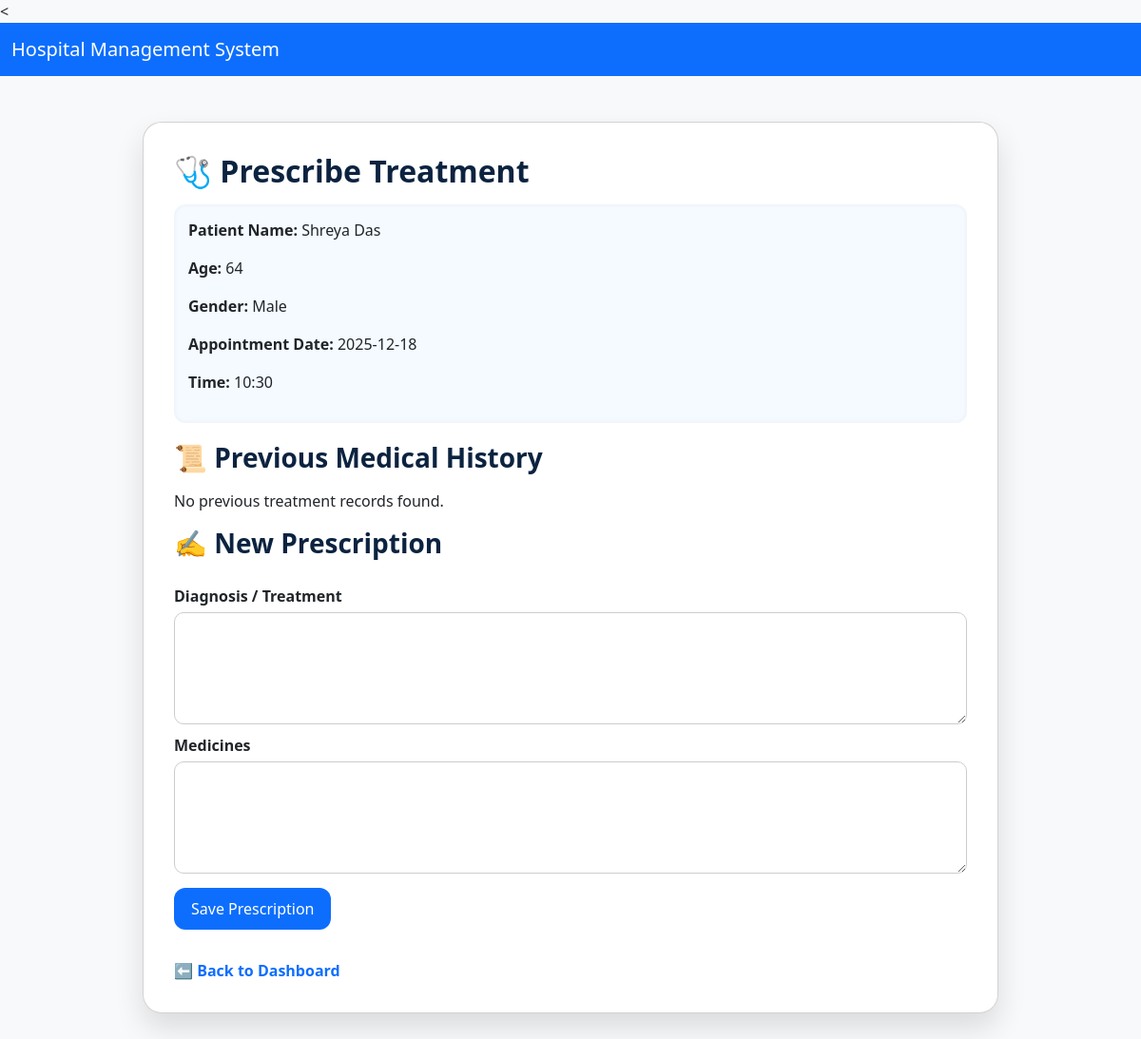
The page /prescribe/22 (signed in) on the database its author committed.
### models.py (models this page shows, shortened)
class User(db.Model):
    id = db.Column(db.Integer, primary_key=True)
    username = db.Column(db.String(50), unique=True, nullable=False)
    name = db.Column(db.String(100), nullable=False)
    role = db.Column(db.String(20), nullable=False)  # admin, doctor, patient
    specialization = db.Column(db.String(100), nullable=True)  # department for doctors
    contact = db.Column(db.String(100), nullable=True)
    age = db.Column(db.Integer, nullable=True)
    gender = db.Column(db.String(20), nullable=True)
    password_hash = db.Column(db.String(200), nullable=False)
    approved = db.Column(db.Boolean, default=False)   # doctors must be approved
    rejected = db.Column(db.Boolean, default=False)
    created_at = db.Column(db.DateTime, default=datetime.datetime.utcnow)

class Appointment(db.Model):
    id = db.Column(db.Integer, primary_key=True)
    patient_id = db.Column(db.Integer, db.ForeignKey("user.id"))
    doctor_id = db.Column(db.Integer, db.ForeignKey("user.id"))
    date = db.Column(db.String(20))
    time = db.Column(db.String(20))
    status = db.Column(db.String(20), default="Pending")
    treatment = db.Column(db.String(250), nullable=True)
    medicine = db.Column(db.String(250), nullable=True)
    patient = db.relationship("User", foreign_keys=[patient_id])
    doctor = db.relationship("User", foreign_keys=[doctor_id])

### app.py (the view, shortened to what this page needs)
@app.route("/prescribe/<int:appointment_id>", methods=["GET", "POST"])
def prescribe(appointment_id):
    if session.get("role") != "doctor":
        flash("Access denied.", "danger")
        return redirect(url_for("login"))
    appt = Appointment.query.get_or_404(appointment_id)
    if appt.doctor_id != session["user_id"]:
        flash("Unauthorized access.", "danger")
        return redirect(url_for("doctor_dashboard"))
    history = Appointment.query.filter(
        Appointment.patient_id == appt.patient_id,
        Appointment.treatment.isnot(None)
    ).order_by(Appointment.date.desc()).all()
    return render_template(
        "prescribe.html",
        appt=appt,
        history=history
    )

### templates/prescribe.html (shortened to what this page needs)
{% extends "base.html" %}
{% block content %}
<div class="card card-glass">
    <h2>🩺 Prescribe Treatment</h2>
    <div class="info">
        <p><strong>Patient Name:</strong> {{ appt.patient.name }}</p>
        <p><strong>Age:</strong> {{ appt.patient.age or "N/A" }}</p>
        <p><strong>Gender:</strong> {{ appt.patient.gender or "N/A" }}</p>
        <p><strong>Appointment Date:</strong> {{ appt.date }}</p>
        <p><strong>Time:</strong> {{ appt.time }}</p>
    </div>
    <h3>📜 Previous Medical History</h3>
    {% if history %}
        <table>
            <tr>
                <th>Date</th>
                <th>Doctor</th>
                <th>Diagnosis</th>
                <th>Medicines</th>
            </tr>
            {% for h in history %}
            <tr>
                <td>{{ h.date }}</td>
                <td>{{ h.doctor.name if h.doctor else "N/A" }}</td>
                <td>{{ h.treatment }}</td>
                <td>{{ h.medicine }}</td>
            </tr>
            {% endfor %}
        </table>
    {% else %}
        <p>No previous treatment records found.</p>
    {% endif %}
    <h3>✍️ New Prescription</h3>
    <form method="POST">
        <label>Diagnosis / Treatment</label>
        <textarea name="treatment" rows="4" required>{{ appt.treatment or "" }}</textarea>
        <label>Medicines</label>
        <textarea name="medicine" rows="4" required>{{ appt.medicine or "" }}</textarea>
        <button type="submit">Save Prescription</button>
    </form>
    <a href="{{ url_for('doctor_dashboard') }}" class="back">⬅ Back to Dashboard</a>
</div>
{% endblock %}

### templates/prescribe.html (style rules this page uses)
.card-glass { background: rgba(255, 255, 255, 0.9); backdrop-filter: blur(16px); border-radius: 20px; padding: 2rem; box-shadow: 0 15px 30px rgba(0,0,0,0.12); max-width: 900px; margin: 3rem auto; }
h2, h3 { color: #0c2340; font-weight: 700; margin-bottom: 1rem; }
.info { background: rgba(240, 248, 255, 0.7); padding: 15px; border-radius: 12px; margin-bottom: 20px; box-shadow: inset 0 0 5px rgba(0,0,0,0.05); }
label { font-weight: 600; margin-top: 10px; }
textarea { width: 100%; padding: 10px; margin-top: 5px; border-radius: 10px; border: 1px solid #ccc; resize: vertical; }
button { background-color: #0d6efd; color: white; padding: 10px 18px; border: none; border-radius: 12px; cursor: pointer; margin-top: 15px; transition: 0.3s; }
.back { margin-top: 15px; display: inline-block; color: #0d6efd; text-decoration: none; font-weight: 600; }

### rows shown on the page
User: patient.name "Shreya Das", patient "64", patient "Male"
Appointment: date "2025-12-18", time "10:30"
